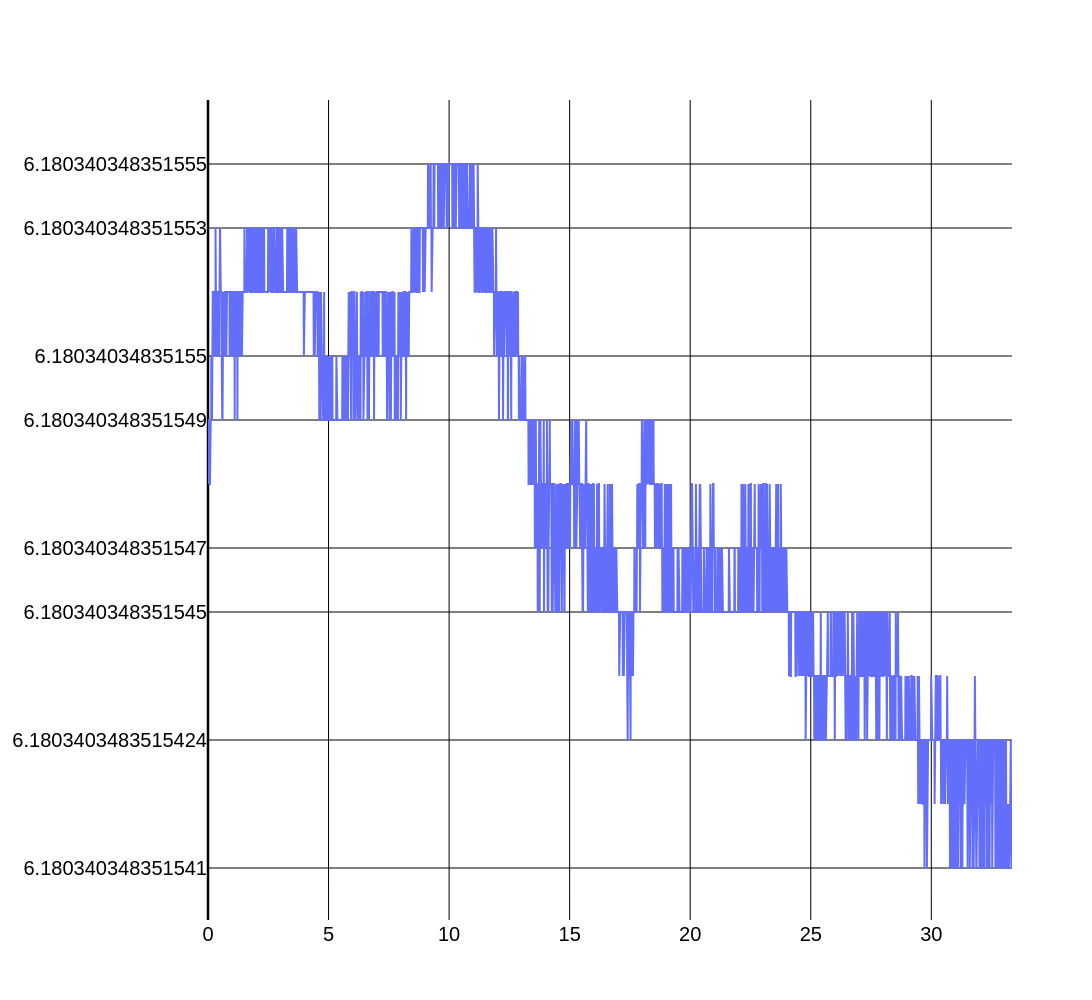

Notebook code cell kept with this figure:
### Code cell
plt.reset()
plt.add_data(x = O.dt.t[:-1], y = O.Phi_t[..., 2].sum(-1).real )
plt.show()

### Figure 1 — Plotly figure (JSON) as saved in the notebook; plotly's stock layout.template omitted (floating-point values rounded to 4 significant figures; data arrays with more than 128 entries replaced by an {"elided": "..."} marker saying what was removed)
{"data": [{"name": "Curve0", "type": "scatter", "x": {"elided": "5000 float values"}, "xaxis": "x", "y": {"elided": "5000 float values"}, "yaxis": "y"}], "layout": {"font": {"color": "black", "family": "Arial, sans-serif", "size": 20}, "height": 1000, "hoverlabel": {"bgcolor": "white", "bordercolor": "black", "font": {"color": "black", "family": "Arial", "size": 14}}, "paper_bgcolor": "rgba(0,0,0,0)", "plot_bgcolor": "white", "title": {"font": {"color": "black", "family": "Arial, sans-serif", "size": 30}}, "width": 2000, "xaxis": {"anchor": "y", "domain": [0, 1], "gridcolor": "black", "showgrid": true, "tickcolor": "black", "tickfont": {"color": "black", "family": "Arial, sans-serif", "size": 20}, "title": {"font": {"color": "black", "family": "Arial, sans-serif", "size": 25}}, "zeroline": true, "zerolinecolor": "black", "zerolinewidth": 2.5}, "yaxis": {"anchor": "x", "domain": [0, 1], "gridcolor": "black", "showgrid": true, "tickcolor": "black", "tickfont": {"color": "black", "family": "Arial, sans-serif", "size": 20}, "title": {"font": {"color": "black", "family": "Arial, sans-serif", "size": 25}}, "zeroline": true, "zerolinecolor": "black", "zerolinewidth": 2.5}}}
